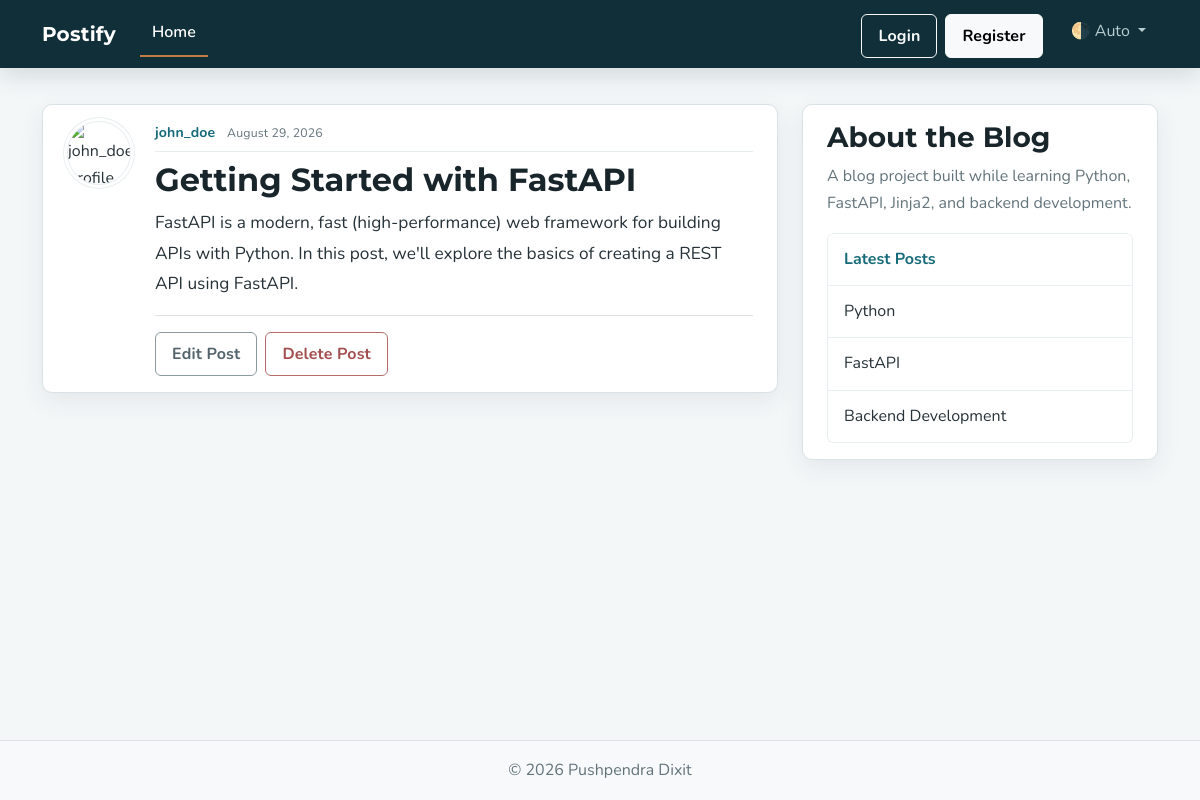
The page /posts/2 on the database its author committed.
### models.py (models this page shows, shortened)
class User(Base):
    __tablename__ = "users"
    id: Mapped[int] = mapped_column(Integer, primary_key=True, index=True)
    username: Mapped[str] = mapped_column(String(50), unique=True, nullable=False)
    email: Mapped[str] = mapped_column(String(120), unique=True, nullable=False)
    image_file: Mapped[str | None] = mapped_column(
        String(200),
        nullable=True,
        default=None,
    )
    posts: Mapped[list[Post]] = relationship(back_populates="author", cascade="all, delete-orphan")

class Post(Base):
    __tablename__ = "posts"
    id: Mapped[int] = mapped_column(Integer, primary_key=True, index=True)
    title: Mapped[str] = mapped_column(String(100), nullable=False)
    content: Mapped[str] = mapped_column(Text, nullable=False)
    user_id: Mapped[int] = mapped_column(
        ForeignKey("users.id"),
        nullable=False,
        index=True,
    )
    date_posted: Mapped[datetime] = mapped_column(
        DateTime(timezone=True),
        default=lambda: datetime.now(UTC),
    )
    author: Mapped[User] = relationship(back_populates="posts")

### main.py (the view)
@app.get("/posts/{post_id}", include_in_schema=False)
async def post_page(
    request: Request,
    post_id: int,
    db: Annotated[AsyncSession, Depends(get_db)],
):
    result = await db.execute(
        select(models.Post)
        .options(selectinload(models.Post.author))
        .where(models.Post.id == post_id),
    )
    post = result.scalars().first()
    if post:
        title = post.title[:50]
        return templates.TemplateResponse(
            request,
            "post.html",
            {"post": post, "title": title},
        )
    raise HTTPException(status_code=status.HTTP_404_NOT_FOUND, detail="Post not found")

### templates/post.html (shortened to what this page needs)
{% extends "layout.html" %}
{% block content %}
  <article class="content-section py-3 px-4 mb-4">
    <div class="d-flex align-items-start gap-4">
      <img class="rounded-circle article-img flex-shrink-0"
           src="{{ post.author.image_path }}"
           alt="{{ post.author.username }}'s profile picture"
           width="64"
           height="64"
           loading="lazy">
      <div class="flex-grow-1">
        <div class="article-metadata mb-2">
          <a class="me-2"
             href="{{ url_for("user_posts", user_id=post.author.id) }}">{{ post.author.username }}</a>
          <small class="text-body-secondary">{{ post.date_posted.strftime("%B %d, %Y") }}</small>
        </div>
        <h2 class="article-title">{{ post.title }}</h2>
        <p class="article-content">{{ post.content }}</p>
        <div class="post-actions mt-3 pt-3 border-top">
          <a class="btn btn-outline-secondary me-1" href="#">Edit Post</a>
          <button type="button"
                  class="btn btn-outline-danger"
                  data-bs-toggle="modal"
                  data-bs-target="#deleteModal">Delete Post</button>
        </div>
      </div>
    </div>
  </article>
{% endblock content %}

### templates/layout.html (shortened to what this page needs)
<!DOCTYPE html>
<html lang="en">
  <head>
    <link href="https://cdn.jsdelivr.net/npm/bootstrap@5.3.8/dist/css/bootstrap.min.css"
          rel="stylesheet"
>
    <link rel="stylesheet"
          type="text/css"
          href="{{ url_for('static', path='css/main.css') }}">
  </head>
  <body class="d-flex flex-column min-vh-100">
    <header class="site-header">
      <nav class="navbar navbar-expand-md bg-steel fixed-top"
           data-bs-theme="dark">
        <div class="container">
          <a class="navbar-brand me-4"
             href="{{ url_for('home') }}">
            Postify
          </a>
          <div class="collapse navbar-collapse"
               id="navbarToggle">
            <div class="navbar-nav me-auto">
              <a class="nav-link active"
                 aria-current="page"
                 href="{{ url_for('home') }}">
                Home
              </a>
            </div>
            <div class="navbar-nav">
              <a class="btn btn-outline-light mb-2 mb-md-0 me-md-2"
                 href="#">
                Login
              </a>
              <a class="btn btn-light mb-2 mb-md-0 me-md-3"
                 href="#">
                Register
              </a>
              <details class="nav-item dropdown position-relative">
                <summary class="nav-link dropdown-toggle"
                         id="bd-theme"
                         style="list-style: none; cursor: pointer;">
                  <span id="bd-theme-text">
                  </span>
                </summary>
              </details>
            </div>
          </div>
        </div>
      </nav>
    </header>
    <main role="main"
          class="container">
      <div class="row">
        <div class="col-md-8">
          {% block content %}
          {% endblock content %}
        </div>
        <aside class="col-md-4">
          <div class="content-section py-3 px-4 mb-4">
            <h3>About the Blog</h3>
            <p class="text-body-secondary">
              A blog project built while learning
              Python, FastAPI, Jinja2, and backend development.
            </p>
            <ul class="list-group">
              <li class="list-group-item">
                Latest Posts
              </li>
              <li class="list-group-item">
                Python
              </li>
              <li class="list-group-item">
                FastAPI
              </li>
              <li class="list-group-item">
                Backend Development
              </li>
            </ul>
          </div>
        </aside>
      </div>
    </main>
    <footer class="mt-auto py-3 bg-body-tertiary border-top">
      <div class="container text-center">
        <p class="text-body-secondary mb-0">
          © <span id="year"></span> Pushpendra Dixit
        </p>
      </div>
    </footer>
  </body>
</html>

### static/css/main.css (style rules this page uses)
:root { --font-heading: "Montserrat", system-ui, -apple-system, BlinkMacSystemFont, sans-serif; --font-body: "Nunito", system-ui, -apple-system, BlinkMacSystemFont, sans-serif; --color-bg-body: #f4f7f8; --color-bg-content: #ffffff; --color-text-primary: #263238; --color-text-heading: #18252b; --color-text-muted: #63747b; --color-steel: #173f4a; --color-steel-hover: #245c68; --color-nav-link: #c8d9dc; --color-nav-link-hover: #ffffff; --color-link: #176b78; --color-link-hover: #0f4f5b; --color-accent: #c47b45; --color-border: #d9e2e4; --color-border-light: #e8eef0; --color-focus: rgba(196, 123, 69, 0.42); --color-shadow: rgba(24, 53, 61, 0.08); --spacing-xl: 6.5rem; --article-img-size: 4rem; --account-img-size: 7.813rem; --radius-md: 0.625rem; --radius-sm: 0.375rem; }
body { font-family: var(--font-body); font-size: 1rem; line-height: 1.7; background: var(--color-bg-body); color: var(--color-text-primary); }
main { padding-top: var(--spacing-xl); padding-bottom: 3rem; }
h1, h2, h3, h4, h5, h6 { font-family: var(--font-heading); color: var(--color-text-heading); font-weight: 700; letter-spacing: 0; }
.navbar-brand { font-family: var(--font-heading); font-weight: 700; letter-spacing: 0.01em; }
a { color: var(--color-link); text-decoration: none; transition: color 0.2s ease-in-out; }
.bg-steel { background-color: var(--color-steel); box-shadow: 0 1px 0 rgba(255, 255, 255, 0.08), 0 0.5rem 1.5rem rgba(17, 49, 58, 0.14); }
.site-header .navbar { min-height: 4.25rem; }
.site-header .navbar-nav .nav-link { color: var(--color-nav-link); border-bottom: 2px solid transparent; padding: 0.5rem 0.75rem; transition: color 0.2s ease-in-out; }
.site-header .navbar-nav .nav-link.active { color: var(--color-nav-link-hover); border-bottom-color: var(--color-accent); font-weight: 600; }
.site-header .btn { margin-top: 0.25rem; margin-bottom: 0.25rem; }
.content-section { background: var(--color-bg-content); border: 1px solid var(--color-border); border-radius: var(--radius-md); box-shadow: 0 0.5rem 1.5rem var(--color-shadow); transition: box-shadow 0.2s ease, border-color 0.2s ease; }
.article-title { color: var(--color-text-heading); font-weight: 700; line-height: 1.25; transition: color 0.2s ease-in-out; }
.article-content { white-space: pre-line; color: var(--color-text-primary); font-size: 1.08rem; line-height: 1.75; max-width: 70ch; }
.article-img { height: var(--article-img-size); width: var(--article-img-size); flex-shrink: 0; object-fit: cover; border: 1px solid var(--color-border-light); box-shadow: 0 0 0 3px var(--color-bg-content), 0 0 0 4px var(--color-border-light); }
.article-metadata { padding-bottom: 0.4rem; border-bottom: 1px solid var(--color-border-light); color: var(--color-text-muted); font-size: 0.88rem; letter-spacing: 0.01em; }
.article-metadata a { font-weight: 700; }
.text-body-secondary { color: var(--color-text-muted) !important; }
.list-group { border-radius: var(--radius-sm); overflow: hidden; }
.list-group-item { background: transparent; border-color: var(--color-border-light); color: var(--color-text-primary); padding: 0.75rem 1rem; }
.list-group-item:first-child { color: var(--color-link); font-weight: 700; }
.btn { border-radius: var(--radius-sm); font-weight: 700; letter-spacing: 0.01em; padding: 0.55rem 1rem; transition: background-color 0.2s ease, border-color 0.2s ease, box-shadow 0.2s ease, color 0.2s ease; }
.btn-outline-secondary { --bs-btn-color: #52636a; --bs-btn-border-color: #8b9a9f; --bs-btn-hover-color: #fff; --bs-btn-hover-bg: #5a6268; --bs-btn-hover-border-color: #545b62; --bs-btn-active-color: #fff; --bs-btn-active-bg: #545b62; --bs-btn-active-border-color: #4e555b; }
.btn-outline-danger { --bs-btn-color: #a34e4e; --bs-btn-border-color: #b86b6b; --bs-btn-hover-color: #fff; --bs-btn-hover-bg: #924e4e; --bs-btn-hover-border-color: #874848; --bs-btn-active-color: #fff; --bs-btn-active-bg: #874848; --bs-btn-active-border-color: #7c4242; }
[data-bs-theme="dark"] { --color-bg-body: #142126; --color-bg-content: #1d2d32; --color-text-primary: #dce8e9; --color-text-heading: #f1f7f7; --color-text-muted: #a9bec1; --color-steel: #102f38; --color-nav-link: #b9ced1; --color-link: #78c5c8; --color-link-hover: #a0dfe0; --color-border: #345057; --color-border-light: #2b444a; --color-focus: rgba(224, 157, 99, 0.48); --color-shadow: rgba(0, 0, 0, 0.2); }

### rows shown on the page
User: author.username "john_doe"
Post: date_posted "August 29, 2026", title "Getting Started with FastAPI", content "FastAPI is a modern, fast (high-performance) web framework for building APIs with Python. In this post, we'll explore the basics of creating a REST API using FastAPI."
